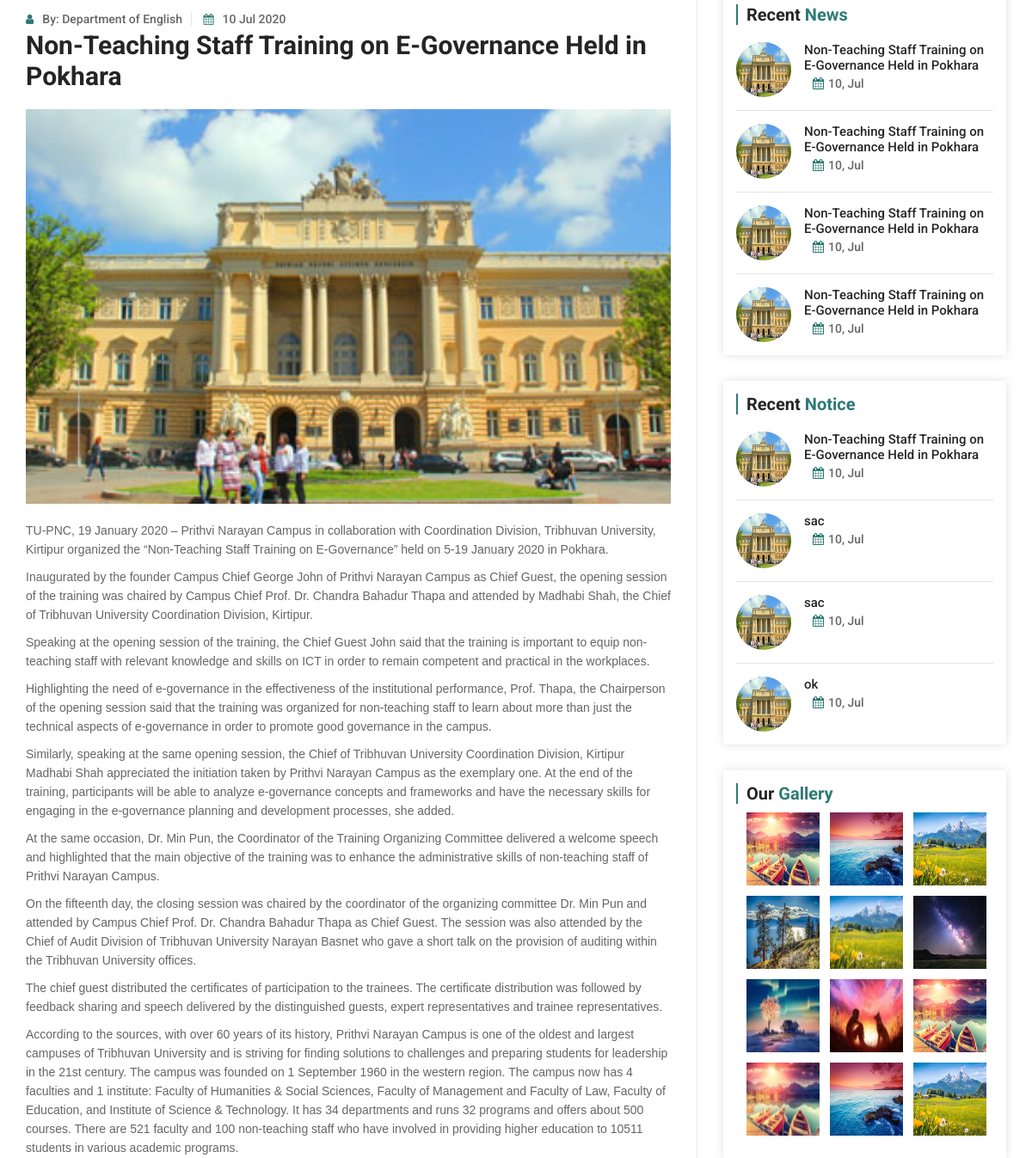
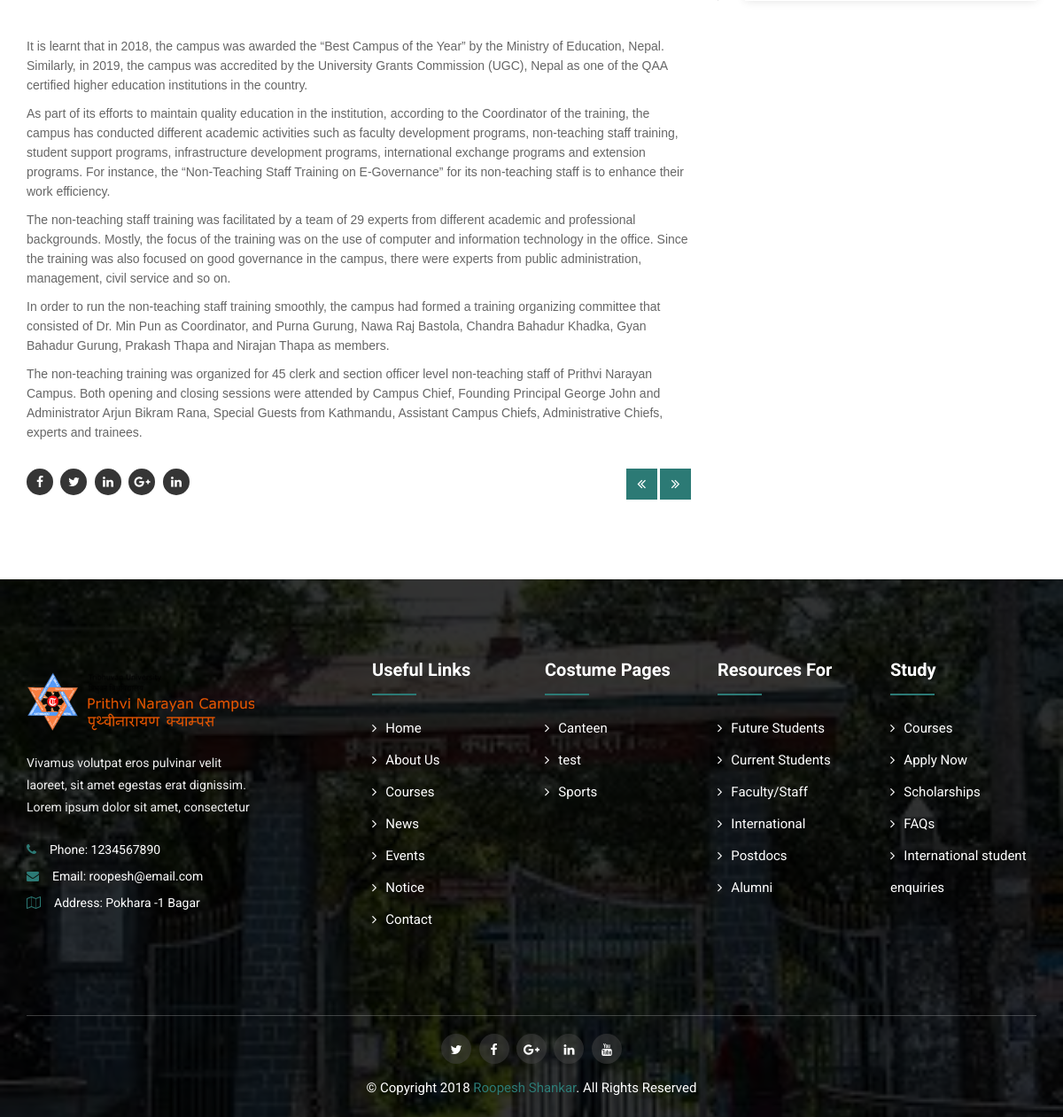
The page /news/2020-07-10-1535460000-non-teaching-staff-training-on-e-governance-held-in-pokhara (lower part) on the database as committed earlier (2 pictures, top to bottom).
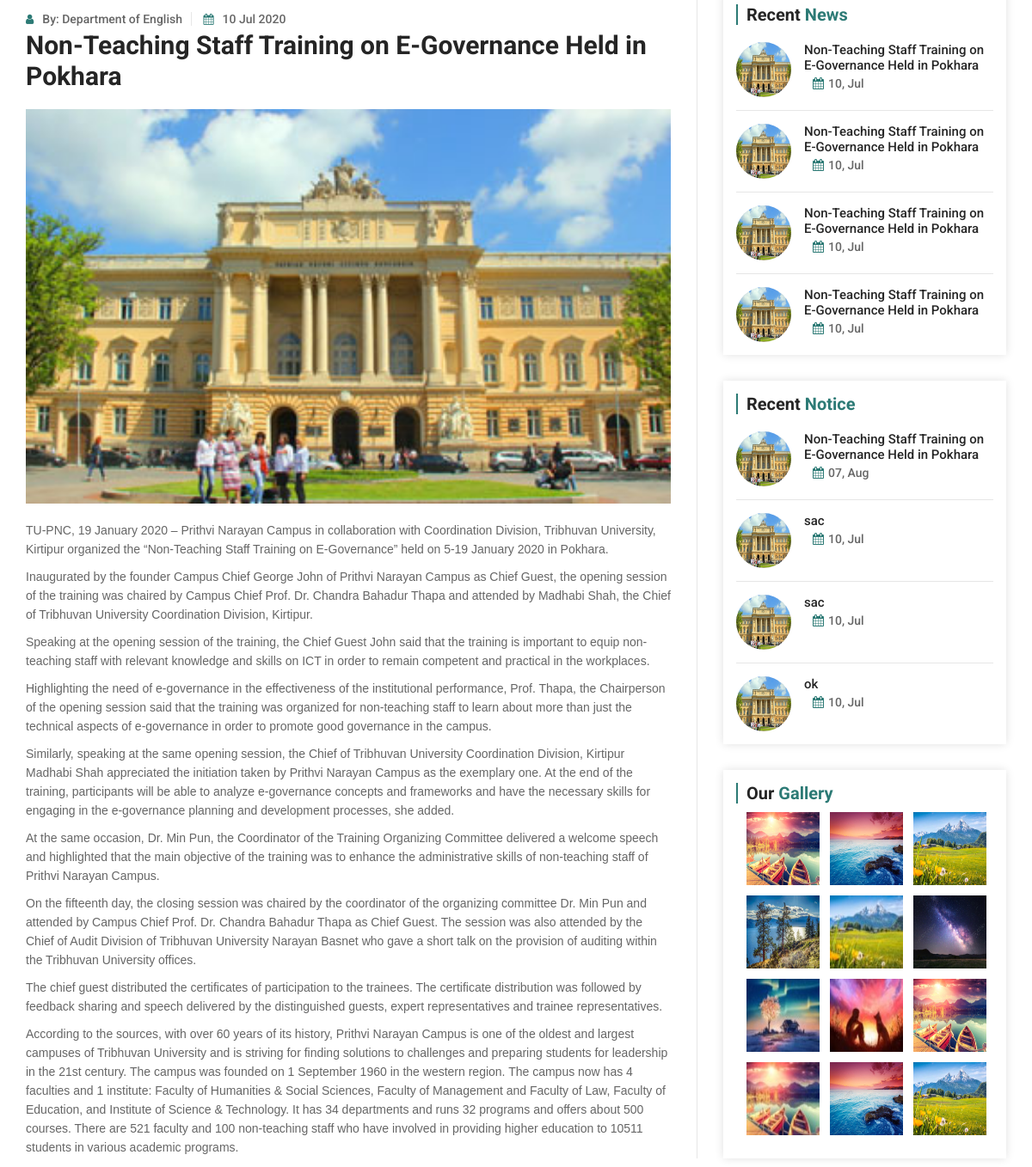
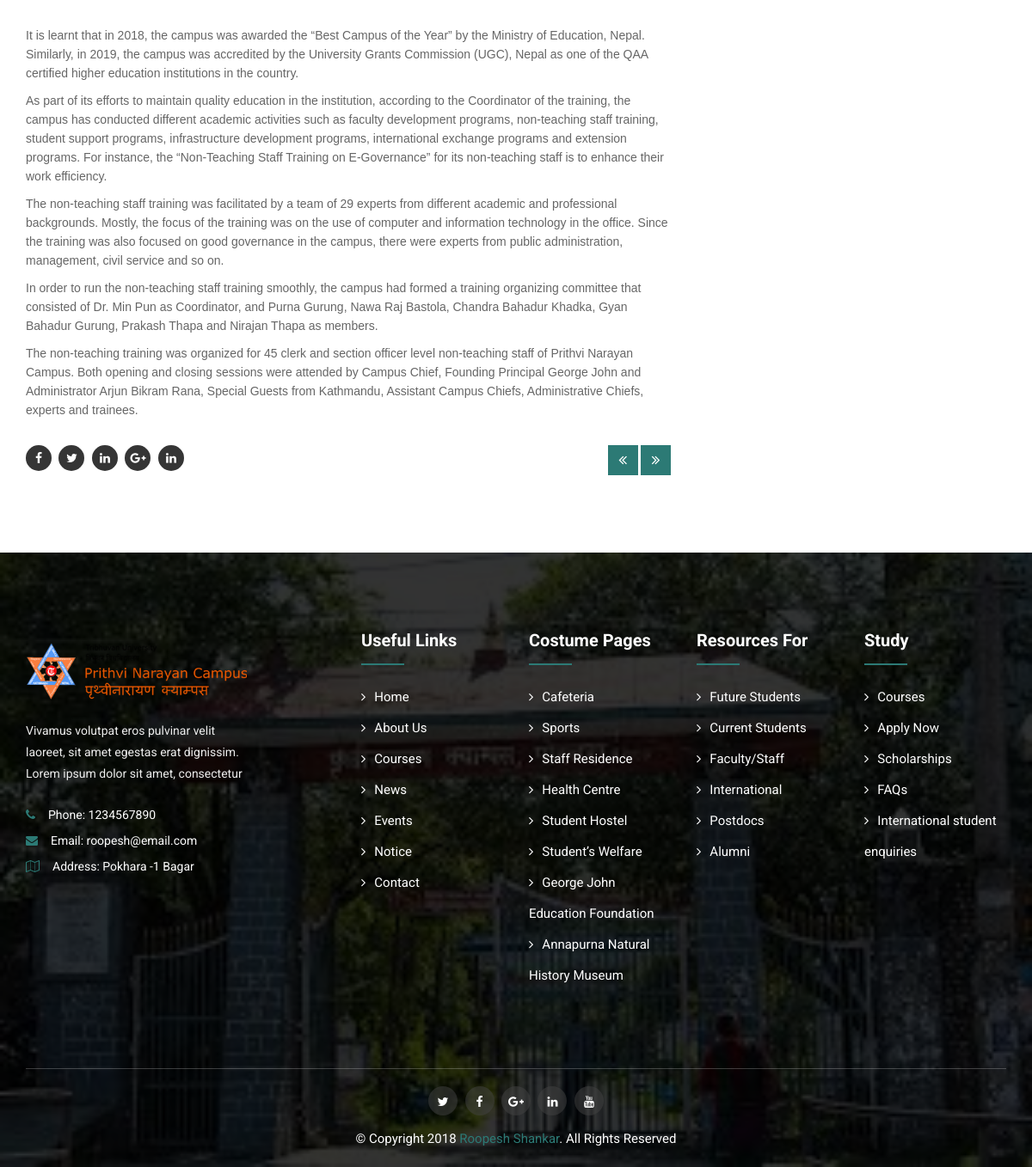
The same page on the database as committed later (2 pictures, top to bottom).
### news/models.py (models this page shows, shortened)
class News(models.Model):
    title = models.CharField(max_length=254)
    content = HTMLField()
    date = models.DateTimeField()
    department = models.ForeignKey(Department, on_delete=models.CASCADE, blank=True, default=0, null=True)
    program = models.ForeignKey(Program, on_delete=models.CASCADE, null=True, default=0, blank=True)
    feature_image = models.ImageField( upload_to="news/", blank=True, null=True)
    file = models.FileField(upload_to="news_file/", blank=True, null=True)
    slug = models.SlugField(null=True, blank=True)

class Notice(models.Model):
    title = models.CharField(max_length=254)
    content = HTMLField()
    date = models.DateTimeField()
    department = models.ForeignKey(Department, on_delete=models.CASCADE, blank=True, default=0, null=True)
    program = models.ForeignKey(Program, on_delete=models.CASCADE, null=True, default=0, blank=True)
    feature_image = models.ImageField( upload_to="notice/", height_field=None, width_field=None, max_length=None)
    file = models.FileField(upload_to="notice_file/", blank=True, null=True)
    slug = models.SlugField(blank=True)

### photos/models.py (models this page shows, shortened)
class DepartmentGallery(models.Model):
    title = models.ForeignKey(DepartmentImage ,on_delete=models.CASCADE)
    image = models.ImageField( upload_to="gallery/department/")

### category/models.py (models this page shows, shortened)
class Custom_Page(models.Model):
    IS_ACTIVE = (
        ('T', 'Active'),
        ('F', 'In-Active'),
    )
    name = models.CharField(max_length=254)
    header = models.CharField(max_length=254)
    content = HTMLField()
    image = models.ImageField(upload_to="custom_pages/", height_field=None, width_field=None, max_length=None)
    is_active = models.CharField(max_length=1, choices=IS_ACTIVE)
    slug = models.SlugField(unique=True, blank=True)

class Department(models.Model):
    IS_ACTIVE = (
        ('T', 'Active'),
        ('F', 'In-Active'),
    )
    name = models.CharField(max_length=100)
    dean = models.CharField(max_length=100)
    dean_image = models.ImageField(upload_to='department/dean/')
    header = models.CharField(max_length=254)
    content = HTMLField()
    feature_image = models.ImageField(upload_to='department/feature/')
    is_active = models.CharField(max_length=1, choices=IS_ACTIVE)
    faculty = models.ForeignKey(Faculty, on_delete=models.CASCADE, null=True, default=0, blank=True)
    institute = models.ForeignKey(Institute, on_delete=models.CASCADE, null=True, default=0, blank=True)
    slug = models.SlugField(unique=True, blank=True)
    def __str__(self):
        return self.name

### news/views.py (the view)
# urls.py: path('news/<str:slug>', views.viewNews, name="news"),
def viewNews(request, slug):
    news = News.objects.get(slug=slug)
    images = NewsImage.objects.all().filter(news=news.id)
    previous = prev_in_order(news)
    next = next_in_order(news)
    context_news = {
        'content': content,
        'departments': departments,
        'programs': programs,
        'pages': pages,
        'news': news,
        'images':images,
        'faculties': faculties,
        'institutes': institutes,
        'previous':previous,
        'next':next,
        'recent_news':recent_news,
        'recent_notice':recent_notice,
        'gallery':gallery,
    }
    return render(request, 'news/news.html', context_news)

### news/templates/news/news.html (shortened to what the changed rows need)
{% extends 'home/base.html' %}
{% load static %}
{% block content %}
    <body>
		<section class="blog b-archives single section">
			<div class="container">
				<div class="row">
					<div class="col-lg-8 col-12">
						<div class="blog-detail">
							<div class="detail-content">
								<div class="blog-info">
									<a href="#"><i class="fa fa-user"></i>By:
                                    {% if news.department %}{{news.department}}{% else %}{{news.program}}{% endif %}</a>
									<a href="#"><i class="fa fa-calendar"></i>{{news.date| date:"d M Y"}}</a>
								</div>
								<h2 class="blog-title">{{news.title}}</h2>
								{% if news.feature_image %}
								<img style="width:100%" src="{{news.feature_image.url}}" alt="{{news.name}}">
								{% endif %}
                                <p>{% autoescape on %}
                                {{news.content |safe}}
                                {% endautoescape %}</p>
                            </div>
						</div>
					</div>
					<div class="col-lg-4 col-12">
						<div class="sidebar">
							<div class="single-widget course">
								{% for n in recent_news %}
								<div class="single-course">
									<img src="{{n.feature_image.url}}" alt="{{n.title}}">
									<div class="course-content">
										<h4><a href="/news/{{n.slug}}">{{n.title}}</a></h4>
										<div class="meta"> <span><i class="fa fa-calendar"></i>{{n.date|date:"d, M"}}</span></div>
									</div>
								</div>
								{% endfor %}
							</div>
							<div class="single-widget posts">
								{% for n in recent_notice %}
								<div class="single-course">
									<img src="{{n.feature_image.url}}" alt="{{n.title}}">
									<div class="course-content">
										<h4><a href="/notice/{{n.slug}}">{{n.title}}</a></h4>
										<div class="meta"> <span><i class="fa fa-calendar"></i>{{n.date|date:"d, M"}}</span></div>
									</div>
								</div>
								{% endfor %}
							</div>
							<div class="single-widget tags">
								<div class="gallery-small-thumbs clearfix">
								{% for image in gallery %}
									<div class="thumb-small-gallery">
									<a data-fancybox="photo" rel="gallery1" href="{{image.image.url}}" data-caption="{{image.title.image_title}}">
										<img alt="" src="{{image.image.url}}"/>
									</a>
                            	</div>
								{% endfor %}
                        		</div>
							</div>
						</div>
					</div>
				</div>
			</div>
		</section>
		<footer class="footer overlay section wow fadeIn">
			<div class="footer-top">
				<div class="container">
					<div class="row">
						<div class="col-lg-2 col-md-6 col-12">
							<div class="single-widget useful-links">
								<h2>Useful Links</h2>
							</div>
						</div>
						<div class="col-lg-2 col-md-6 col-12">
							<div class="single-widget useful-links">
								<h2>Costume Pages</h2>
								<ul>
									{% for p in pages  %}
									<li><a href="/pages/{{p.slug}}"><i class="fa fa-angle-right"></i>{{p.name}}</a></li>
									{% endfor %}
								</ul>
							</div>
						</div>
						<div class="col-lg-2 col-md-6 col-12">
							<div class="single-widget useful-links">
								<h2>Resources For</h2>
							</div>
						</div>
						<div class="col-lg-2 col-md-6 col-12">
							<div class="single-widget useful-links">
								<h2>Study</h2>
							</div>
						</div>
					</div>
				</div>
			</div>
		</footer>
		{% endblock content %}

Rows that differ between the two databases and show on the page:
removed Custom_Page: name "test"
changed Notice "Non-Teaching Staff Training on E-Governance Held in Pokhara": date "10, Jul" → "07, Aug"
changed Custom_Page: name "Canteen" → "Cafeteria"
added Custom_Page: name "Staff Residence"
added Custom_Page: name "Health Centre"
added Custom_Page: name "Student Hostel"
added Custom_Page: name "Student’s Welfare"
added Custom_Page: name "George John Education Foundation"
added Custom_Page: name "Annapurna Natural History Museum"
